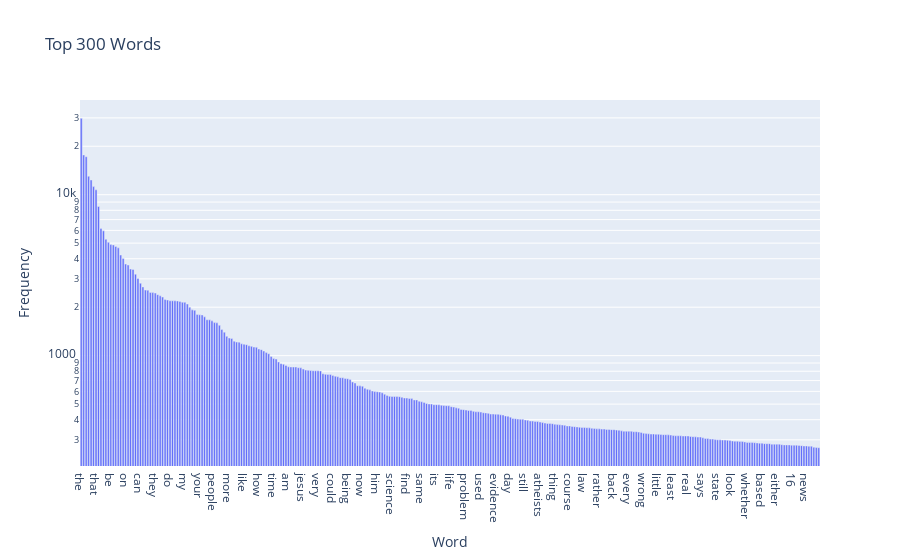

Notebook source saved alongside this figure:
### Markdown cell above
### >>> **Exercise 15 (take home):** 
You can copy the code from the previous exercise and change the 'term_frequencies' variable for the 'term_frequencies_log', comment about the differences that you observe and talk about other possible insights that we can get from a log distribution.

### Code cell
# Answer here

import plotly.express as px

idx = term_frequencies.argsort()[::-1][:300]
words = count_vect.get_feature_names_out()[idx]
counts = term_frequencies[idx]

fig = px.bar(x=words, y=counts, 
             labels={'x': 'Word', 'y': 'Frequency'}, 
             title='Top 300 Words')

fig.update_yaxes(type="log")  

fig.show()

### Figure 1 — Plotly figure (JSON) as saved in the notebook; plotly's stock layout.template omitted (floating-point values rounded to 4 significant figures; data arrays with more than 128 entries replaced by an {"elided": "..."} marker saying what was removed)
{"data": [{"hovertemplate": "Word=%{x}<br>Frequency=%{y}<extra></extra>", "legendgroup": "", "marker": {"color": "#636efa", "pattern": {"shape": ""}}, "name": "", "orientation": "v", "showlegend": false, "textposition": "auto", "type": "bar", "x": {"elided": "300 str values"}, "xaxis": "x", "y": {"elided": "300 int values"}, "yaxis": "y"}], "layout": {"barmode": "relative", "legend": {"tracegroupgap": 0}, "title": {"text": "Top 300 Words"}, "xaxis": {"anchor": "y", "domain": [0, 1], "title": {"text": "Word"}}, "yaxis": {"anchor": "x", "domain": [0, 1], "title": {"text": "Frequency"}, "type": "log"}}}
